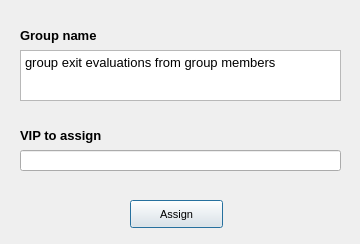
<?xml version="1.0" encoding="UTF-8"?>
<ui version="4.0">
 <class>Dialog</class>
 <widget class="QDialog" name="Dialog">
  <property name="geometry">
   <rect>
    <x>0</x>
    <y>0</y>
    <width>360</width>
    <height>244</height>
   </rect>
  </property>
  <property name="windowTitle">
   <string>Assign VIP to Group Evaluation</string>
  </property>
  <widget class="QTextBrowser" name="textBrowser_13">
   <property name="geometry">
    <rect>
     <x>20</x>
     <y>50</y>
     <width>321</width>
     <height>51</height>
    </rect>
   </property>
   <property name="frameShape">
    <enum>QFrame::StyledPanel</enum>
   </property>
   <property name="frameShadow">
    <enum>QFrame::Sunken</enum>
   </property>
   <property name="html">
    <string>&lt;!DOCTYPE HTML PUBLIC &quot;-//W3C//DTD HTML 4.0//EN&quot; &quot;http://www.w3.org/TR/REC-html40/strict.dtd&quot;&gt;
&lt;html&gt;&lt;head&gt;&lt;meta name=&quot;qrichtext&quot; content=&quot;1&quot; /&gt;&lt;style type=&quot;text/css&quot;&gt;
p, li { white-space: pre-wrap; }
&lt;/style&gt;&lt;/head&gt;&lt;body style=&quot; font-family:'MS Shell Dlg 2'; font-size:7.8pt; font-weight:400; font-style:normal;&quot;&gt;
&lt;p style=&quot; margin-top:0px; margin-bottom:0px; margin-left:0px; margin-right:0px; -qt-block-indent:0; text-indent:0px;&quot;&gt;&lt;span style=&quot; font-size:10pt;&quot;&gt;group exit evaluations from group members&lt;/span&gt;&lt;/p&gt;&lt;/body&gt;&lt;/html&gt;</string>
   </property>
  </widget>
  <widget class="QLabel" name="label_23">
   <property name="geometry">
    <rect>
     <x>20</x>
     <y>20</y>
     <width>181</width>
     <height>31</height>
    </rect>
   </property>
   <property name="font">
    <font>
     <pointsize>10</pointsize>
     <weight>75</weight>
     <bold>true</bold>
    </font>
   </property>
   <property name="text">
    <string>Group name</string>
   </property>
  </widget>
  <widget class="QLabel" name="label_24">
   <property name="geometry">
    <rect>
     <x>20</x>
     <y>120</y>
     <width>181</width>
     <height>31</height>
    </rect>
   </property>
   <property name="font">
    <font>
     <pointsize>10</pointsize>
     <weight>75</weight>
     <bold>true</bold>
    </font>
   </property>
   <property name="text">
    <string>VIP to assign</string>
   </property>
  </widget>
  <widget class="QLineEdit" name="lineEdit">
   <property name="geometry">
    <rect>
     <x>20</x>
     <y>150</y>
     <width>321</width>
     <height>21</height>
    </rect>
   </property>
  </widget>
  <widget class="QPushButton" name="pushButton_22">
   <property name="geometry">
    <rect>
     <x>130</x>
     <y>200</y>
     <width>93</width>
     <height>28</height>
    </rect>
   </property>
   <property name="font">
    <font>
     <pointsize>8</pointsize>
    </font>
   </property>
   <property name="text">
    <string>Assign</string>
   </property>
   <property name="autoDefault">
    <bool>false</bool>
   </property>
   <property name="default">
    <bool>true</bool>
   </property>
  </widget>
 </widget>
 <resources/>
 <connections/>
</ui>
